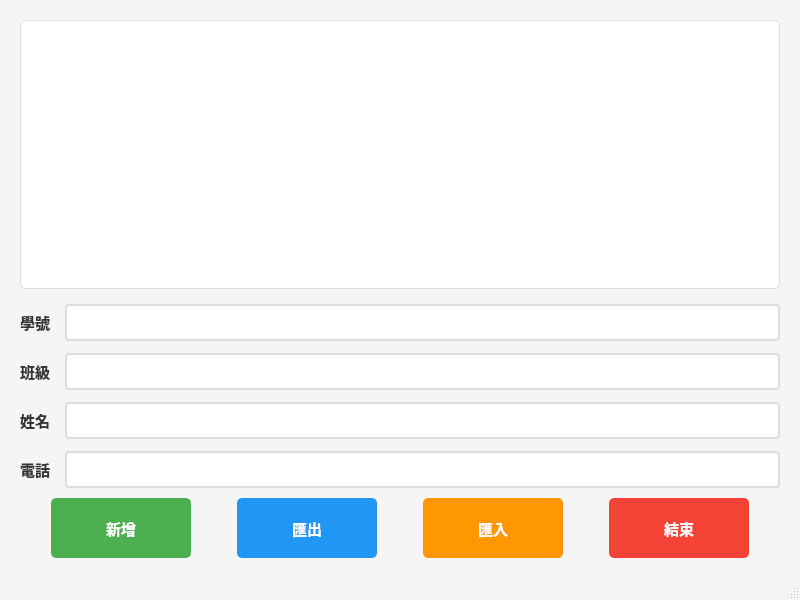
<?xml version="1.0" encoding="UTF-8"?>
<ui version="4.0">
 <class>ContantBook</class>
 <widget class="QMainWindow" name="ContantBook">
  <property name="geometry">
   <rect>
    <x>0</x>
    <y>0</y>
    <width>800</width>
    <height>600</height>
   </rect>
  </property>
  <property name="windowTitle">
   <string>ContantBook</string>
  </property>
  <property name="styleSheet">
   <string notr="true">QMainWindow {
    background-color: #f5f5f5;
}

QTableWidget {
    background-color: white;
    alternate-background-color: #f9f9f9;
    selection-background-color: #4CAF50;
    selection-color: white;
    border: 1px solid #ddd;
    border-radius: 5px;
    gridline-color: #e0e0e0;
}

QTableWidget::item {
    padding: 8px;
}

QTableWidget QHeaderView::section {
    background-color: #2196F3;
    color: white;
    padding: 10px;
    border: none;
    font-weight: bold;
    font-size: 11pt;
}

QLabel {
    font-size: 11pt;
    color: #333;
    font-weight: 500;
}

QLineEdit {
    padding: 8px;
    border: 2px solid #ddd;
    border-radius: 4px;
    background-color: white;
    font-size: 10pt;
}

QLineEdit:focus {
    border: 2px solid #2196F3;
}

QPushButton {
    padding: 10px 20px;
    font-size: 11pt;
    font-weight: bold;
    border: none;
    border-radius: 5px;
    min-width: 100px;
    min-height: 40px;
}

QPushButton:hover {
    opacity: 0.9;
}

QPushButton:pressed {
    padding: 11px 19px 9px 21px;
}

#pushButton {
    background-color: #4CAF50;
    color: white;
}

#pushButton:hover {
    background-color: #45a049;
}

#pushButton_2 {
    background-color: #2196F3;
    color: white;
}

#pushButton_2:hover {
    background-color: #0b7dda;
}

#pushButton_3 {
    background-color: #FF9800;
    color: white;
}

#pushButton_3:hover {
    background-color: #e68900;
}

#pushButton_4 {
    background-color: #f44336;
    color: white;
}

#pushButton_4:hover {
    background-color: #da190b;
}</string>
  </property>
  <widget class="QWidget" name="centralwidget">
   <layout class="QVBoxLayout" name="verticalLayout_2">
    <property name="spacing">
     <number>15</number>
    </property>
    <property name="leftMargin">
     <number>20</number>
    </property>
    <property name="topMargin">
     <number>20</number>
    </property>
    <property name="rightMargin">
     <number>20</number>
    </property>
    <property name="bottomMargin">
     <number>20</number>
    </property>
    <item>
     <widget class="QTableWidget" name="tableWidget">
      <property name="alternatingRowColors">
       <bool>true</bool>
      </property>
      <property name="showGrid">
       <bool>true</bool>
      </property>
      <property name="sortingEnabled">
       <bool>true</bool>
      </property>
     </widget>
    </item>
    <item>
     <layout class="QVBoxLayout" name="verticalLayout">
      <property name="spacing">
       <number>10</number>
      </property>
      <item>
       <layout class="QFormLayout" name="formLayout_3">
        <property name="horizontalSpacing">
         <number>15</number>
        </property>
        <property name="verticalSpacing">
         <number>12</number>
        </property>
        <item row="0" column="0">
         <widget class="QLabel" name="label">
          <property name="text">
           <string>學號</string>
          </property>
         </widget>
        </item>
        <item row="0" column="1">
         <widget class="QLineEdit" name="lineEdit"/>
        </item>
        <item row="1" column="0">
         <widget class="QLabel" name="label_2">
          <property name="text">
           <string>班級</string>
          </property>
         </widget>
        </item>
        <item row="1" column="1">
         <widget class="QLineEdit" name="lineEdit_2"/>
        </item>
        <item row="2" column="0">
         <widget class="QLabel" name="label_5">
          <property name="text">
           <string>姓名</string>
          </property>
         </widget>
        </item>
        <item row="2" column="1">
         <widget class="QLineEdit" name="lineEdit_3"/>
        </item>
        <item row="3" column="0">
         <widget class="QLabel" name="label_6">
          <property name="text">
           <string>電話</string>
          </property>
         </widget>
        </item>
        <item row="3" column="1">
         <widget class="QLineEdit" name="lineEdit_4"/>
        </item>
       </layout>
      </item>
      <item>
       <layout class="QHBoxLayout" name="horizontalLayout_2">
        <property name="spacing">
         <number>15</number>
        </property>
        <item>
         <spacer name="horizontalSpacer">
          <property name="orientation">
           <enum>Qt::Orientation::Horizontal</enum>
          </property>
          <property name="sizeHint" stdset="0">
           <size>
            <width>40</width>
            <height>20</height>
           </size>
          </property>
         </spacer>
        </item>
        <item>
         <widget class="QPushButton" name="pushButton">
          <property name="text">
           <string>新增</string>
          </property>
         </widget>
        </item>
        <item>
         <spacer name="horizontalSpacer_2">
          <property name="orientation">
           <enum>Qt::Orientation::Horizontal</enum>
          </property>
          <property name="sizeHint" stdset="0">
           <size>
            <width>40</width>
            <height>20</height>
           </size>
          </property>
         </spacer>
        </item>
        <item>
         <widget class="QPushButton" name="pushButton_2">
          <property name="text">
           <string>匯出</string>
          </property>
         </widget>
        </item>
        <item>
         <spacer name="horizontalSpacer_3">
          <property name="orientation">
           <enum>Qt::Orientation::Horizontal</enum>
          </property>
          <property name="sizeHint" stdset="0">
           <size>
            <width>40</width>
            <height>20</height>
           </size>
          </property>
         </spacer>
        </item>
        <item>
         <widget class="QPushButton" name="pushButton_3">
          <property name="text">
           <string>匯入</string>
          </property>
         </widget>
        </item>
        <item>
         <spacer name="horizontalSpacer_4">
          <property name="orientation">
           <enum>Qt::Orientation::Horizontal</enum>
          </property>
          <property name="sizeHint" stdset="0">
           <size>
            <width>40</width>
            <height>20</height>
           </size>
          </property>
         </spacer>
        </item>
        <item>
         <widget class="QPushButton" name="pushButton_4">
          <property name="text">
           <string>結束</string>
          </property>
         </widget>
        </item>
        <item>
         <spacer name="horizontalSpacer_5">
          <property name="orientation">
           <enum>Qt::Orientation::Horizontal</enum>
          </property>
          <property name="sizeHint" stdset="0">
           <size>
            <width>40</width>
            <height>20</height>
           </size>
          </property>
         </spacer>
        </item>
       </layout>
      </item>
     </layout>
    </item>
   </layout>
  </widget>
  <widget class="QMenuBar" name="menubar">
   <property name="geometry">
    <rect>
     <x>0</x>
     <y>0</y>
     <width>800</width>
     <height>21</height>
    </rect>
   </property>
  </widget>
  <widget class="QStatusBar" name="statusbar"/>
 </widget>
 <resources/>
 <connections/>
</ui>
